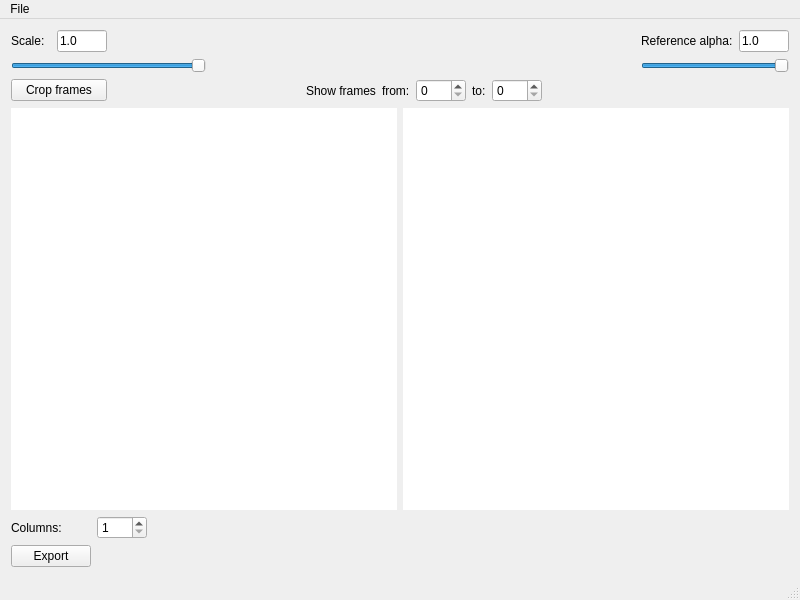
<?xml version="1.0" encoding="UTF-8"?>
<ui version="4.0">
 <class>MainWindow</class>
 <widget class="QMainWindow" name="MainWindow">
  <property name="geometry">
   <rect>
    <x>0</x>
    <y>0</y>
    <width>800</width>
    <height>600</height>
   </rect>
  </property>
  <property name="sizePolicy">
   <sizepolicy hsizetype="Fixed" vsizetype="Fixed">
    <horstretch>0</horstretch>
    <verstretch>0</verstretch>
   </sizepolicy>
  </property>
  <property name="minimumSize">
   <size>
    <width>800</width>
    <height>600</height>
   </size>
  </property>
  <property name="acceptDrops">
   <bool>true</bool>
  </property>
  <property name="windowTitle">
   <string>SpriteSheetEditor</string>
  </property>
  <widget class="QWidget" name="centralWidget">
   <property name="sizePolicy">
    <sizepolicy hsizetype="Expanding" vsizetype="Expanding">
     <horstretch>0</horstretch>
     <verstretch>0</verstretch>
    </sizepolicy>
   </property>
   <layout class="QGridLayout" name="gridLayout_3">
    <item row="2" column="0">
     <layout class="QFormLayout" name="formLayout">
      <item row="0" column="0">
       <widget class="QLabel" name="label_5">
        <property name="maximumSize">
         <size>
          <width>70</width>
          <height>16777215</height>
         </size>
        </property>
        <property name="text">
         <string>Columns:</string>
        </property>
       </widget>
      </item>
      <item row="0" column="1">
       <widget class="QSpinBox" name="spinBox_3">
        <property name="maximumSize">
         <size>
          <width>50</width>
          <height>16777215</height>
         </size>
        </property>
        <property name="minimum">
         <number>1</number>
        </property>
       </widget>
      </item>
      <item row="2" column="0">
       <widget class="QPushButton" name="pushButton_2">
        <property name="sizePolicy">
         <sizepolicy hsizetype="Minimum" vsizetype="Fixed">
          <horstretch>1</horstretch>
          <verstretch>0</verstretch>
         </sizepolicy>
        </property>
        <property name="maximumSize">
         <size>
          <width>16777215</width>
          <height>16777215</height>
         </size>
        </property>
        <property name="text">
         <string>Export</string>
        </property>
       </widget>
      </item>
     </layout>
    </item>
    <item row="1" column="0">
     <layout class="QGridLayout" name="gridLayout_4">
      <item row="0" column="1">
       <widget class="QGraphicsView" name="graphicsView">
        <property name="sizePolicy">
         <sizepolicy hsizetype="Expanding" vsizetype="Expanding">
          <horstretch>0</horstretch>
          <verstretch>0</verstretch>
         </sizepolicy>
        </property>
        <property name="maximumSize">
         <size>
          <width>1920</width>
          <height>1080</height>
         </size>
        </property>
        <property name="frameShape">
         <enum>QFrame::NoFrame</enum>
        </property>
        <property name="frameShadow">
         <enum>QFrame::Plain</enum>
        </property>
        <property name="lineWidth">
         <number>0</number>
        </property>
        <property name="verticalScrollBarPolicy">
         <enum>Qt::ScrollBarAsNeeded</enum>
        </property>
        <property name="horizontalScrollBarPolicy">
         <enum>Qt::ScrollBarAsNeeded</enum>
        </property>
        <property name="interactive">
         <bool>false</bool>
        </property>
        <property name="sceneRect">
         <rectf>
          <x>0.000000000000000</x>
          <y>0.000000000000000</y>
          <width>0.000000000000000</width>
          <height>0.000000000000000</height>
         </rectf>
        </property>
        <property name="alignment">
         <set>Qt::AlignLeading|Qt::AlignLeft|Qt::AlignTop</set>
        </property>
        <property name="viewportUpdateMode">
         <enum>QGraphicsView::FullViewportUpdate</enum>
        </property>
       </widget>
      </item>
      <item row="0" column="2">
       <widget class="QGraphicsView" name="graphicsView_2">
        <property name="maximumSize">
         <size>
          <width>1920</width>
          <height>1080</height>
         </size>
        </property>
        <property name="frameShape">
         <enum>QFrame::NoFrame</enum>
        </property>
        <property name="frameShadow">
         <enum>QFrame::Plain</enum>
        </property>
        <property name="lineWidth">
         <number>0</number>
        </property>
        <property name="alignment">
         <set>Qt::AlignLeading|Qt::AlignLeft|Qt::AlignTop</set>
        </property>
        <property name="viewportUpdateMode">
         <enum>QGraphicsView::FullViewportUpdate</enum>
        </property>
       </widget>
      </item>
     </layout>
    </item>
    <item row="0" column="0">
     <layout class="QGridLayout" name="gridLayout_2">
      <property name="sizeConstraint">
       <enum>QLayout::SetFixedSize</enum>
      </property>
      <property name="spacing">
       <number>6</number>
      </property>
      <item row="1" column="1">
       <widget class="QLabel" name="label">
        <property name="sizePolicy">
         <sizepolicy hsizetype="Expanding" vsizetype="Fixed">
          <horstretch>0</horstretch>
          <verstretch>0</verstretch>
         </sizepolicy>
        </property>
        <property name="maximumSize">
         <size>
          <width>40</width>
          <height>16777215</height>
         </size>
        </property>
        <property name="text">
         <string>Scale:</string>
        </property>
        <property name="alignment">
         <set>Qt::AlignLeading|Qt::AlignLeft|Qt::AlignTop</set>
        </property>
       </widget>
      </item>
      <item row="1" column="2">
       <widget class="QLineEdit" name="lineEdit">
        <property name="sizePolicy">
         <sizepolicy hsizetype="Expanding" vsizetype="Fixed">
          <horstretch>0</horstretch>
          <verstretch>0</verstretch>
         </sizepolicy>
        </property>
        <property name="maximumSize">
         <size>
          <width>50</width>
          <height>16777215</height>
         </size>
        </property>
        <property name="text">
         <string>1.0</string>
        </property>
        <property name="readOnly">
         <bool>true</bool>
        </property>
       </widget>
      </item>
      <item row="4" column="5">
       <widget class="QLabel" name="label_2">
        <property name="text">
         <string>Show frames</string>
        </property>
       </widget>
      </item>
      <item row="1" column="11">
       <widget class="QLabel" name="label_6">
        <property name="enabled">
         <bool>true</bool>
        </property>
        <property name="text">
         <string>Reference alpha:</string>
        </property>
       </widget>
      </item>
      <item row="3" column="11" colspan="2">
       <widget class="QSlider" name="horizontalSlider_2">
        <property name="maximum">
         <number>1000</number>
        </property>
        <property name="value">
         <number>1000</number>
        </property>
        <property name="orientation">
         <enum>Qt::Horizontal</enum>
        </property>
       </widget>
      </item>
      <item row="4" column="9">
       <widget class="QSpinBox" name="spinBox_2">
        <property name="minimumSize">
         <size>
          <width>50</width>
          <height>0</height>
         </size>
        </property>
        <property name="maximum">
         <number>999</number>
        </property>
       </widget>
      </item>
      <item row="1" column="10">
       <spacer name="horizontalSpacer">
        <property name="orientation">
         <enum>Qt::Horizontal</enum>
        </property>
        <property name="sizeHint" stdset="0">
         <size>
          <width>40</width>
          <height>20</height>
         </size>
        </property>
       </spacer>
      </item>
      <item row="4" column="7">
       <widget class="QSpinBox" name="spinBox">
        <property name="minimumSize">
         <size>
          <width>50</width>
          <height>0</height>
         </size>
        </property>
        <property name="maximum">
         <number>999</number>
        </property>
       </widget>
      </item>
      <item row="4" column="6">
       <widget class="QLabel" name="label_3">
        <property name="text">
         <string>from:</string>
        </property>
       </widget>
      </item>
      <item row="4" column="1" colspan="2">
       <widget class="QPushButton" name="pushButton">
        <property name="maximumSize">
         <size>
          <width>100</width>
          <height>16777215</height>
         </size>
        </property>
        <property name="text">
         <string>Crop frames</string>
        </property>
       </widget>
      </item>
      <item row="1" column="12">
       <widget class="QLineEdit" name="lineEdit_2">
        <property name="maximumSize">
         <size>
          <width>50</width>
          <height>16777215</height>
         </size>
        </property>
        <property name="inputMethodHints">
         <set>Qt::ImhNone</set>
        </property>
        <property name="text">
         <string>1.0</string>
        </property>
        <property name="readOnly">
         <bool>true</bool>
        </property>
       </widget>
      </item>
      <item row="4" column="8">
       <widget class="QLabel" name="label_4">
        <property name="text">
         <string>to:</string>
        </property>
       </widget>
      </item>
      <item row="4" column="4">
       <spacer name="horizontalSpacer_4">
        <property name="orientation">
         <enum>Qt::Horizontal</enum>
        </property>
        <property name="sizeHint" stdset="0">
         <size>
          <width>40</width>
          <height>20</height>
         </size>
        </property>
       </spacer>
      </item>
      <item row="1" column="3">
       <spacer name="horizontalSpacer_3">
        <property name="orientation">
         <enum>Qt::Horizontal</enum>
        </property>
        <property name="sizeHint" stdset="0">
         <size>
          <width>40</width>
          <height>20</height>
         </size>
        </property>
       </spacer>
      </item>
      <item row="1" column="4">
       <spacer name="horizontalSpacer_5">
        <property name="orientation">
         <enum>Qt::Horizontal</enum>
        </property>
        <property name="sizeHint" stdset="0">
         <size>
          <width>40</width>
          <height>20</height>
         </size>
        </property>
       </spacer>
      </item>
      <item row="3" column="1" colspan="3">
       <widget class="QSlider" name="horizontalSlider">
        <property name="sizePolicy">
         <sizepolicy hsizetype="Expanding" vsizetype="Minimum">
          <horstretch>0</horstretch>
          <verstretch>0</verstretch>
         </sizepolicy>
        </property>
        <property name="maximumSize">
         <size>
          <width>16777215</width>
          <height>16777215</height>
         </size>
        </property>
        <property name="maximum">
         <number>1000</number>
        </property>
        <property name="value">
         <number>1000</number>
        </property>
        <property name="sliderPosition">
         <number>1000</number>
        </property>
        <property name="orientation">
         <enum>Qt::Horizontal</enum>
        </property>
        <property name="invertedAppearance">
         <bool>false</bool>
        </property>
        <property name="tickPosition">
         <enum>QSlider::NoTicks</enum>
        </property>
        <property name="tickInterval">
         <number>0</number>
        </property>
       </widget>
      </item>
      <item row="4" column="11" colspan="2">
       <spacer name="horizontalSpacer_2">
        <property name="orientation">
         <enum>Qt::Horizontal</enum>
        </property>
        <property name="sizeHint" stdset="0">
         <size>
          <width>40</width>
          <height>20</height>
         </size>
        </property>
       </spacer>
      </item>
     </layout>
    </item>
   </layout>
  </widget>
  <widget class="QMenuBar" name="menuBar">
   <property name="geometry">
    <rect>
     <x>0</x>
     <y>0</y>
     <width>800</width>
     <height>22</height>
    </rect>
   </property>
   <property name="defaultUp">
    <bool>false</bool>
   </property>
   <property name="nativeMenuBar">
    <bool>true</bool>
   </property>
   <widget class="QMenu" name="menuSpritesheet_Editor">
    <property name="title">
     <string>File</string>
    </property>
    <addaction name="actionImport"/>
    <addaction name="actionImport_reference"/>
    <addaction name="separator"/>
    <addaction name="actionExit"/>
   </widget>
   <addaction name="menuSpritesheet_Editor"/>
  </widget>
  <widget class="QStatusBar" name="statusBar">
   <property name="toolTip">
    <string/>
   </property>
   <property name="sizeGripEnabled">
    <bool>true</bool>
   </property>
  </widget>
  <action name="actionImport">
   <property name="text">
    <string>Import frames ...</string>
   </property>
  </action>
  <action name="actionExit">
   <property name="text">
    <string>Exit</string>
   </property>
  </action>
  <action name="actionImport_reference">
   <property name="text">
    <string>Import reference ...</string>
   </property>
  </action>
 </widget>
 <layoutdefault spacing="6" margin="11"/>
 <resources/>
 <connections/>
</ui>
